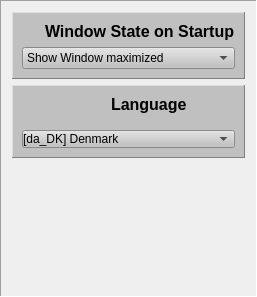
          <widget class="QFrame" name="setupFrame">
           <property name="frameShape">
            <enum>QFrame::Panel</enum>
           </property>
           <property name="frameShadow">
            <enum>QFrame::Sunken</enum>
           </property>
           <layout class="QVBoxLayout" name="verticalLayout_2">
            <item>
             <widget class="QFrame" name="windowstateFrame">
              <property name="styleSheet">
               <string notr="true">background-color:#c0c0c0;</string>
              </property>
              <property name="frameShape">
               <enum>QFrame::Panel</enum>
              </property>
              <property name="frameShadow">
               <enum>QFrame::Raised</enum>
              </property>
              <layout class="QGridLayout" name="gridLayout_4">
               <item row="1" column="1">
                <widget class="QLabel" name="windowStateLabel">
                 <property name="styleSheet">
                  <string notr="true">font-size:16px;font-weight:bold;</string>
                 </property>
                 <property name="text">
                  <string>Window State on Startup</string>
                 </property>
                </widget>
               </item>
               <item row="2" column="0" colspan="2">
                <widget class="QComboBox" name="windowStateComboBox">
                 <item>
                  <property name="text">
                   <string>Show Window maximized</string>
                  </property>
                 </item>
                 <item>
                  <property name="text">
                   <string>Show Tray Icon only</string>
                  </property>
                 </item>
                </widget>
               </item>
               <item row="1" column="0">
                <widget class="QLabel" name="windowStateIconFrame">
                 <property name="styleSheet">
                  <string notr="true">margin-right:10px;</string>
                 </property>
                 <property name="text">
                  <string/>
                 </property>
                 <property name="pixmap">
                  <pixmap resource="../resources.qrc">:/icons/icons/expand-button.png</pixmap>
                 </property>
                </widget>
               </item>
              </layout>
             </widget>
            </item>
            <item>
             <widget class="QFrame" name="languageFrame">
              <property name="styleSheet">
               <string notr="true">background-color:#c0c0c0</string>
              </property>
              <property name="frameShape">
               <enum>QFrame::Panel</enum>
              </property>
              <property name="frameShadow">
               <enum>QFrame::Raised</enum>
              </property>
              <layout class="QGridLayout" name="gridLayout_3">
               <item row="0" column="1">
                <layout class="QGridLayout" name="gridLayout_2">
                 <item row="0" column="1" colspan="2">
                  <widget class="QLabel" name="languageLabel">
                   <property name="styleSheet">
                    <string notr="true">font-size:16px;font-weight:bold;padding-left:10px;</string>
                   </property>
                   <property name="text">
                    <string>Language</string>
                   </property>
                  </widget>
                 </item>
                 <item row="0" column="0">
                  <widget class="QLabel" name="languageImageLabel">
                   <property name="maximumSize">
                    <size>
                     <width>100</width>
                     <height>50</height>
                    </size>
                   </property>
                   <property name="text">
                    <string/>
                   </property>
                   <property name="pixmap">
                    <pixmap resource="../resources.qrc">:/icons/icons/languagelabel.xpm</pixmap>
                   </property>
                   <property name="scaledContents">
                    <bool>true</bool>
                   </property>
                  </widget>
                 </item>
                 <item row="1" column="0" colspan="3">
                  <widget class="QComboBox" name="languageSelectComboBox">
                   <property name="toolTip">
                    <string/>
                   </property>
                   <property name="styleSheet">
                    <string notr="true">margin-top:10px;</string>
                   </property>
                   <item>
                    <property name="text">
                     <string>[da_DK] Denmark</string>
                    </property>
                    <property name="icon">
                     <iconset resource="../resources.qrc">
                      <normaloff>:/icons/icons/dansk.png</normaloff>:/icons/icons/dansk.png</iconset>
                    </property>
                   </item>
                   <item>
                    <property name="text">
                     <string>[de_DE] Germany</string>
                    </property>
                    <property name="icon">
                     <iconset resource="../resources.qrc">
                      <normaloff>:/icons/icons/germany.png</normaloff>:/icons/icons/germany.png</iconset>
                    </property>
                   </item>
                   <item>
                    <property name="text">
                     <string>[en_GB] Great Britain</string>
                    </property>
                    <property name="icon">
                     <iconset resource="../resources.qrc">
                      <normaloff>:/icons/icons/GB.png</normaloff>:/icons/icons/GB.png</iconset>
                    </property>
                   </item>
                   <item>
                    <property name="text">
                     <string>[en_IE] Ireland</string>
                    </property>
                    <property name="icon">
                     <iconset resource="../resources.qrc">
                      <normaloff>:/icons/icons/ireland.png</normaloff>:/icons/icons/ireland.png</iconset>
                    </property>
                   </item>
                   <item>
                    <property name="text">
                     <string>[en_US] United States</string>
                    </property>
                    <property name="icon">
                     <iconset resource="../resources.qrc">
                      <normaloff>:/icons/icons/us.png</normaloff>:/icons/icons/us.png</iconset>
                    </property>
                   </item>
                   <item>
                    <property name="text">
                     <string>[en_AU] Australia</string>
                    </property>
                    <property name="icon">
                     <iconset resource="../resources.qrc">
                      <normaloff>:/icons/icons/australia.png</normaloff>:/icons/icons/australia.png</iconset>
                    </property>
                   </item>
                   <item>
                    <property name="text">
                     <string>[en_NZ] New Zealand</string>
                    </property>
                    <property name="icon">
                     <iconset resource="../resources.qrc">
                      <normaloff>:/icons/icons/newzealand.png</normaloff>:/icons/icons/newzealand.png</iconset>
                    </property>
                   </item>
                   <item>
                    <property name="text">
                     <string>[es_ES] Spain</string>
                    </property>
                    <property name="icon">
                     <iconset resource="../resources.qrc">
                      <normaloff>:/icons/icons/spain.png</normaloff>:/icons/icons/spain.png</iconset>
                    </property>
                   </item>
                   <item>
                    <property name="text">
                     <string>[fr_FR] France</string>
                    </property>
                    <property name="icon">
                     <iconset resource="../resources.qrc">
                      <normaloff>:/icons/icons/france.png</normaloff>:/icons/icons/france.png</iconset>
                    </property>
                   </item>
                   <item>
                    <property name="text">
                     <string>[it_IT] Italy</string>
                    </property>
                    <property name="icon">
                     <iconset resource="../resources.qrc">
                      <normaloff>:/icons/icons/italy.png</normaloff>:/icons/icons/italy.png</iconset>
                    </property>
                   </item>
                   <item>
                    <property name="text">
                     <string>[pt_AO] Angola</string>
                    </property>
                    <property name="icon">
                     <iconset resource="../resources.qrc">
                      <normaloff>:/icons/icons/angola.png</normaloff>:/icons/icons/angola.png</iconset>
                    </property>
                   </item>
                   <item>
                    <property name="text">
                     <string>[pt_BR] Brasil</string>
                    </property>
                    <property name="icon">
                     <iconset resource="../resources.qrc">
                      <normaloff>:/icons/icons/Brasil.png</normaloff>:/icons/icons/Brasil.png</iconset>
                    </property>
                   </item>
                   <item>
                    <property name="text">
                     <string>[pt_CV] Cabo Verde</string>
                    </property>
                    <property name="icon">
                     <iconset resource="../resources.qrc">
                      <normaloff>:/icons/icons/caboverde.png</normaloff>:/icons/icons/caboverde.png</iconset>
                    </property>
                   </item>
                   <item>
                    <property name="text">
                     <string>[pt_MZ] Mozambique</string>
                    </property>
                    <property name="icon">
                     <iconset resource="../resources.qrc">
                      <normaloff>:/icons/icons/mozambique.png</normaloff>:/icons/icons/mozambique.png</iconset>
                    </property>
                   </item>
                   <item>
                    <property name="text">
                     <string>[pt_MO] Macau</string>
                    </property>
                    <property name="icon">
                     <iconset resource="../resources.qrc">
                      <normaloff>:/icons/icons/macau.png</normaloff>:/icons/icons/macau.png</iconset>
                    </property>
                   </item>
                   <item>
                    <property name="text">
                     <string>[pt_PT] Portugal</string>
                    </property>
                    <property name="icon">
                     <iconset resource="../resources.qrc">
                      <normaloff>:/icons/icons/Portugal.png</normaloff>:/icons/icons/Portugal.png</iconset>
                    </property>
                   </item>
                   <item>
                    <property name="text">
                     <string>[pt_ST] São Tomé</string>
                    </property>
                    <property name="icon">
                     <iconset resource="../resources.qrc">
                      <normaloff>:/icons/icons/saotome.png</normaloff>:/icons/icons/saotome.png</iconset>
                    </property>
                   </item>
                   <item>
                    <property name="text">
                     <string>[pt_TL] Timor Leste</string>
                    </property>
                    <property name="icon">
                     <iconset resource="../resources.qrc">
                      <normaloff>:/icons/icons/timorleste.png</normaloff>:/icons/icons/timorleste.png</iconset>
                    </property>
                   </item>
                   <item>
                    <property name="text">
                     <string>[uk_UA] Ukraine</string>
                    </property>
                    <property name="icon">
                     <iconset resource="../resources.qrc">
                      <normaloff>:/icons/icons/ukraine.png</normaloff>:/icons/icons/ukraine.png</iconset>
                    </property>
                   </item>
                  </widget>
                 </item>
                </layout>
               </item>
              </layout>
             </widget>
            </item>
            <item>
             <spacer name="verticalSpacer_3">
              <property name="orientation">
               <enum>Qt::Vertical</enum>
              </property>
              <property name="sizeHint" stdset="0">
               <size>
                <width>20</width>
                <height>127</height>
               </size>
              </property>
             </spacer>
            </item>
           </layout>
          </widget>
